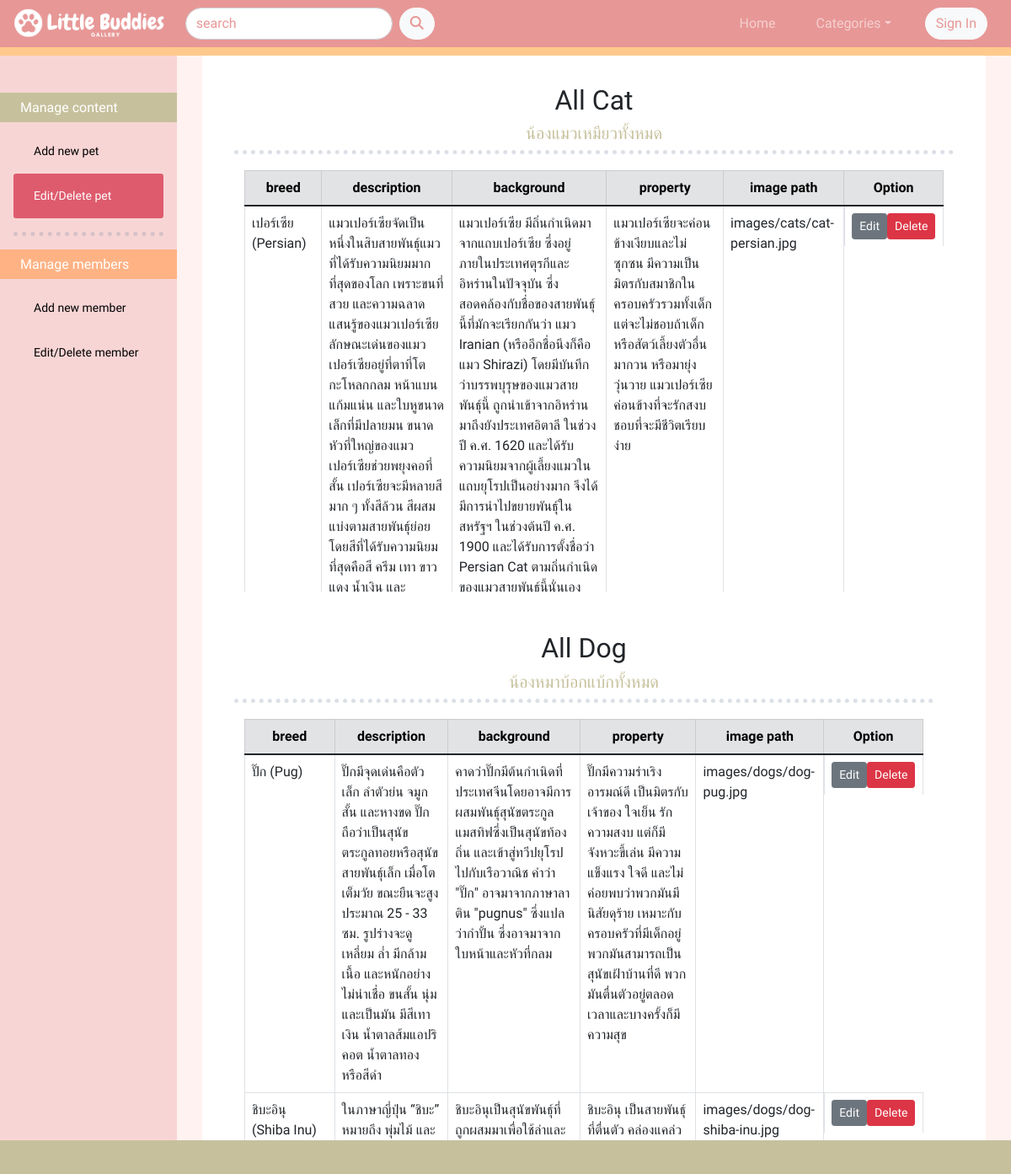
Page /edit_pet.php on the committed database.
### tables this page shows
CREATE TABLE `pets` (
  `pet_id` int(11) NOT NULL,
  `categories` enum('DOG','CAT') NOT NULL,
  `breed` text NOT NULL,
  `description` text NOT NULL,
  `background` text NOT NULL,
  `property` text NOT NULL,
  `image` text NOT NULL
);

### edit_pet.php (the view, shortened to what this page needs)
<?php
include('server.php');
?>
<!DOCTYPE html>
<html lang="en">
<head>
    <link rel="stylesheet" href="https://cdn.jsdelivr.net/npm/@fortawesome/fontawesome-free@6.1.1/css/all.css">
    <link href="https://cdn.jsdelivr.net/npm/bootstrap@5.1.3/dist/css/bootstrap.min.css" rel="stylesheet">
    <link rel="stylesheet" href="styles.css">
</head>
<body>
    <nav class="navbar navbar-expand-sm navbar-dark navbar-bg-pink fixed-top">
        <div class="container-fluid">
            <a href="index.php" class="navbar-brand " style="margin: -20px 0px -13px -10px;"><img src="images/logo-nav.png" height="55px"></a>
            <div class="collapse navbar-collapse" id="navbarToggle">
                <form class="d-flex" action="search.php" method="GET">
                    <input class="form-control rounded-pill ms-2 me-2" placeholder="search" type="text" name="search">
                    <button class="btn btn-light rounded-pill text-pink" type="submit">
                        <i class="fa-solid fa-magnifying-glass"></i>
                    </button>
                  </form>
                <ul class="navbar-nav ms-auto d-flex align-items-center">
                    <li class="nav-item ">
                        <a href="index.php" class="nav-link rounded-pill ms-2 me-2 px-3">Home</a>
                    </li>
                    <li class="nav-item dropdown">
                        <a class="nav-link btn-pink2 dropdown-toggle rounded-pill ms-2 me-2 px-3" data-bs-toggle="dropdown">Categories</a>
                    </li>
                    <?php if( $_SESSION['logged_in']): ?>
                        <li class="nav-item dropdown">
                            <button class="btn btn-light rounded-pill text-pink ms-2 me-3 dropdown-toggle" data-bs-toggle="dropdown"><?php echo $_SESSION['username'];?></button>
                            <ul class="dropdown-menu dropdown-menu-end">
                                <h6 class="dropdown-header">email: <?php echo $_SESSION['email'];?><br>username: <?php echo $_SESSION['username'];?></h6>
                                <li><a href="edit_profile.php" class="dropdown-item text-secondary">Edit profile</a></li>
                                <?php if( $_SESSION['role']=='ADMIN'): ?>
                                    <li><a href="add_pet.php" class="dropdown-item text-secondary">Administer</a></li>
                                <?php endif; ?>
                                <li><a href="logout.php" class="dropdown-item text-secondary">Sign out</a></li>
                            </ul>
                        </li>
                    <?php else: ?>
                        <il class="nav-item">
                            <a href="sign_in.php"><button class="btn btn-light rounded-pill text-pink ms-3 me-3" type="button">Sign In</button></a>
                        </il>
                    <?php endif; ?>
                </ul>
            </div>
        </div>
    </nav>
    <div class="sidebar">
        <h6 class="text-white btn-green ps-4 py-2">Manage content</h6>
        <a class="btn-sm rounded-1 mx-3 ps-4" href="add_pet.php">Add new pet</a>
        <a class="active btn-sm rounded-1 mx-3 ps-4" href="edit_pet.php">Edit/Delete pet</a>
        <hr class="mx-3">
        <h6 class="text-white btn-orange ps-4 py-2">Manage members</h6>
        <a class="btn-sm rounded-1 mx-3 ps-4" href="add_user.php">Add new member</a>
        <a class="btn-sm rounded-1 mx-3 ps-4" href="edit_user.php">Edit/Delete member</a>
    </div>
    <div class="content">
        <div class="container">
            <div class='row'>
                <h2 class="text-center">All Cat</h2>
                <h5 class="text-center text-green">น้องแมวเหมียวทั้งหมด</h5><hr>
                <br>
                <div class="col-sm-12" style="height: 500px; overflow: scroll;" >
                    <?php
                    $sql = "SELECT * FROM pets WHERE categories='CAT' ";
                    $result = $conn->query($sql);
                    if ($result->num_rows > 0) {
                        echo"<table class='table table-bordered'>
                        <thead class='table-secondary text-center'>
                        <tr>
                            <th>breed</th>
                            <th>description</th>
                            <th>background</th>
                            <th>property</a></th>
                            <th>image path</a></th>
                            <th>Option</a></th>
                        </tr>
                        </thead>
                        <tbody>";
                        while($row = $result->fetch_assoc()) {
                        echo "<tr>".
                        "<td>".$row["breed"]."</td>".
                        "<td>".$row['description']."</td>".
                        "<td>".$row['background']."</td>".
                        "<td>".$row['property']."</td>".
                        "<td>".$row['image']."</td>".
                        "<td class='d-flex justify-content-around'><a class='white-link' href='edit_pet_update.php?updateid=".$row['pet_id']."'><button class='btn btn-sm btn-secondary'>Edit</button></a>
                        <a class='white-link' href='edit_pet_delete.php?deleteid=".$row['pet_id']."'><button class='btn btn-sm btn-danger'>Delete</button></a></td>".
                        "</tr>";
                        }
                        echo "</tbody></table>";
                    } else {
                        echo "0 results";
                    }
                    ?>
                </div>
                <div class='row mt-5'>
                <h2 class="text-center">All Dog</h2>
                <h5 class="text-center text-green">น้องหมาบ้อกแบ้กทั้งหมด</h5><hr>
                <br>
                <div class="col-sm-12" style="height: 500px; overflow: scroll;" >
                    <?php
                    $sql = "SELECT * FROM pets WHERE categories='DOG' ";
                    $result = $conn->query($sql);
                    if ($result->num_rows > 0) {
                        echo"<table class='table table-bordered'>
                        <thead class='table-secondary text-center'>
                        <tr>
                            <th>breed</th>
                            <th>description</th>
                            <th>background</th>
                            <th>property</a></th>
                            <th>image path</a></th>
                            <th>Option</a></th>
                        </tr>
                        </thead>
                        <tbody>";
                        while($row = $result->fetch_assoc()) {
                        echo "<tr>".
                        "<td>".$row["breed"]."</td>".
                        "<td>".$row['description']."</td>".
                        "<td>".$row['background']."</td>".
                        "<td>".$row['property']."</td>".
                        "<td>".$row['image']."</td>".
                        "<td class='d-flex justify-content-around'><a class='white-link' href='edit_pet_update.php?updateid=".$row['pet_id']."'><button class='btn btn-sm btn-secondary'>Edit</button></a>
                        <a class='white-link' href='edit_pet_delete.php?deleteid=".$row['pet_id']."'><button class='btn btn-sm btn-danger'>Delete</button></a></td>".
                        "</tr>";
                        }
                        echo "</tbody></table>";
                    } else {
                        echo "0 results";
                    }
                    ?>
                </div>
            </div> <br><br>
        </div>
    </div>
    <div class="footer footer-green fixed-bottom"></div>
</body>
</html>

### styles.css (style rules this page uses)
.navbar { transition: all 0.5s; }
.navbar-bg-pink { border-bottom: 10px solid #FFC98B; background-color: #E79796; }
a.nav-link:link, a.nav-link:visited { background-color: #E79796; text-decoration: none; }
body { background-color: #FFF2F0; margin-bottom: 40px; font-family: 'Kanit', sans-serif; }
.container { margin-top: 50px; padding: 50px 50px 0px 50px; background-color: white; }
hr { background-color: transparent; border-top: 5px dotted #7287A0; }
.text-pink { color: #E79796; }
.text-green { color: #C6C09c; }
.btn-pink2 { background-color: #E79796; color: white; }
.btn-green { background-color:#C6C09c; color: white; }
.btn-orange { background-color:#FFB284; color: white; }
a:link, a:visited { color: black; text-decoration: none; }
a.white-link:link, a.white-link:visited { color: white; text-decoration: none; }
.footer-green { height: 40px; background-color: #C6C09c; transition: all 0.5s; }
.sidebar { width: 210px; background-color:#F8D5D5; position: fixed; height: 100%; overflow: auto; padding-top: 60px; }
.sidebar a { display: block; padding: 16px; text-decoration: none; }
.sidebar a.active { background-color:#DE5B6D; color: white; }
div.content { margin-left: 210px; padding: 0px 30px; }

### rows in the picture
pets: breed "เปอร์เซีย (Persian)", description "แมวเปอร์เซียจัดเป็นหนึ่งในสิบสายพันธุ์แมวที่ได้รับความนิยมมากที่สุดของโลก เพราะขนที่สวย และความฉลาดแสนรู้ของแมวเปอร์เซีย ลักษณะเด่นของแมวเปอร์เซียอยู่ที่ตาที่โต กะโหลกกลม หน้าแบน แก้มแน่น และใบหูขนาดเล็กที่มีปลายมน ขนาดหัวที่ใหญ่ของแมวเปอร์เซียช่วยพยุงคอที่สั้น เปอร์เซียจะมีหลายสีมาก ๆ ทั้งสีล้วน สีผสม แบ่งตามสายพันธุ์ย่อย โดยสีที่ได้รับความนิยมที่สุดคือสี ครีม เทา ขาว แดง น้ำเงิน…", background "แมวเปอร์เซีย มีถิ่นกำเนิดมาจากแถบเปอร์เซีย ซึ่งอยู่ภายในประเทศตุรกีและอิหร่านในปัจจุบัน ซึ่งสอดคล้องกับชื่อของสายพันธุ์นี้ที่มักจะเรียกกันว่า แมว Iranian (หรืออีกชื่อนึงก็คือแมว Shirazi) โดยมีบันทึกว่าบรรพบุรุษของแมวสายพันธุ์นี้ ถูกนำเข้าจากอิหร่านมาถึงยังประเทศอิตาลี ในช่วงปี ค.ศ. 1620 และได้รับความนิยมจากผู้เลี้ยงแมวในแถบยุโรปเป็นอย่างมาก จึงได้มีการนำไปขยายพันธุ์ในสหรัฐฯ ในช่วงต้นปี ค.ศ. 1900 และได้รับการตั้งชื่อว่า Persian Cat ตามถิ่นกำเนิดของแมวสายพันธุ์นี้นั่นเอง", property "แมวเปอร์เซียจะค่อนข้างเงียบและไม่ซุกซน มีความเป็นมิตรกับสมาชิกในครอบครัวรวมทั้งเด็ก แต่จะไม่ชอบถ้าเด็กหรือสัตว์เลี้ยงตัวอื่นมากวน หรือมายุ่งวุ่นวาย แมวเปอร์เซียค่อนข้างที่จะรักสงบ ชอบที่จะมีชีวิตเรียบง่าย", image "images/cats/cat-persian.jpg"
pets: breed "ปั๊ก (Pug)", description "ปั๊กมีจุดเด่นคือตัวเล็ก ลำตัวย่น จมูกสั้น และหางขด ปั๊กถือว่าเป็นสุนัขตระกูลทอยหรือสุนัขสายพันธุ์เล็ก เมื่อโตเต็มวัย ขณะยืนจะสูงประมาณ 25 - 33 ซม. รูปร่างจะดูเหลี่ยม ล่ำ มีกล้ามเนื้อ และหนักอย่างไม่น่าเชื่อ ขนสั้น นุ่มและเป็นมัน มีสีเทาเงิน น้ำตาลส้มแอปริคอต น้ำตาลทอง หรือสีดำ", background "คาดว่าปั๊กมีต้นกำเนิดที่ประเทศจีนโดยอาจมีการผสมพันธุ์สุนัขตระกูลแมสทิฟซึ่งเป็นสุนัขท้องถิ่น และเข้าสู่ทวีปยุโรปไปกับเรือวาณิช คำว่า \"ปั๊ก\" อาจมาจากภาษาลาติน \"pugnus\" ซึ่งแปลว่ากำปั้น ซึ่งอาจมาจากใบหน้าและหัวที่กลม", property "ปั๊กมีความร่าเริง อารมณ์ดี เป็นมิตรกับเจ้าของ ใจเย็น รักความสงบ แต่ก็มีจังหวะขี้เล่น มีความแข็งแรง ใจดี และไม่ค่อยพบว่าพวกมันมีนิสัยดุร้าย เหมาะกับครอบครัวที่มีเด็กอยู่ พวกมันสามารถเป็นสุนัขเฝ้าบ้านที่ดี พวกมันตื่นตัวอยู่ตลอดเวลาและบางครั้งก็มีความสุข", image "images/dogs/dog-pug.jpg"
pets: breed "ชิบะอินุ (Shiba Inu)", description "ในภาษาญี่ปุ่น “ชิบะ” หมายถึง พุ่มไม้ และ…", property "ชิบะอินุ เป็นสายพันธุ์ที่ตื่นตัว…", image "images/dogs/dog-shiba-inu.jpg"
